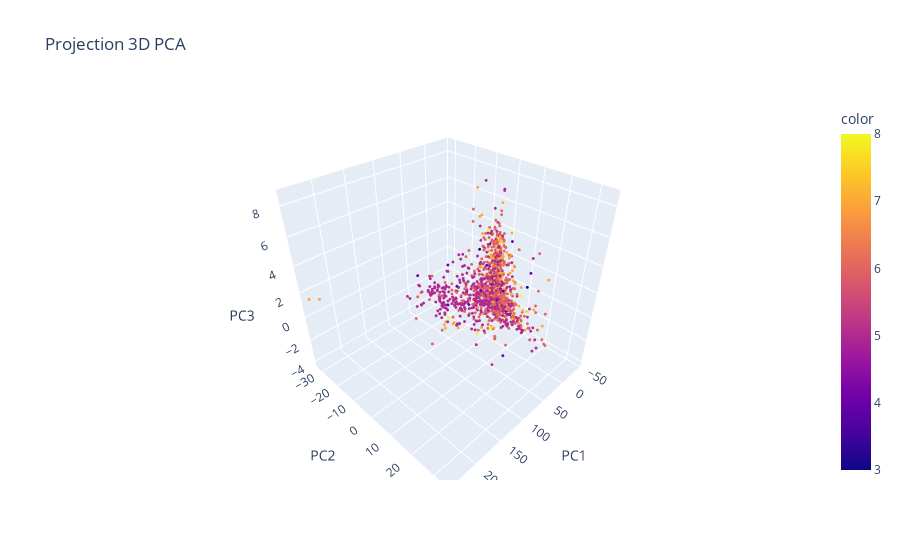

Notebook source saved alongside this figure:
### Code cell
import pandas as pd
import plotly.express as px
from sklearn.decomposition import PCA

# Supposons que X est ton DataFrame de données brutes (features)
pca = PCA(n_components=3)
X_pca = pca.fit_transform(df_red)

PCA_full = pd.DataFrame(X_pca, columns=['PC1', 'PC2', 'PC3'])

# Maintenant, tracer avec la couleur Quality venant de DF_red
fig = px.scatter_3d(
    PCA_full,
    x='PC1',
    y='PC2',
    z='PC3',
    color=df_red['quality'],  # couleur selon qualité
    title='Projection 3D PCA'
)

fig.update_traces(marker=dict(size=1))
fig.show()

### Figure 1 — Plotly figure (JSON) as saved in the notebook; plotly's stock layout.template omitted (floating-point values rounded to 4 significant figures; data arrays with more than 128 entries replaced by an {"elided": "..."} marker saying what was removed)
{"data": [{"hovertemplate": "PC1=%{x}<br>PC2=%{y}<br>PC3=%{z}<br>color=%{marker.color}<extra></extra>", "legendgroup": "", "marker": {"color": {"elided": "1599 int values"}, "coloraxis": "coloraxis", "size": 1, "symbol": "circle"}, "mode": "markers", "name": "", "scene": "scene", "showlegend": false, "type": "scatter3d", "x": {"elided": "1599 float values"}, "y": {"elided": "1599 float values"}, "z": {"elided": "1599 float values"}}], "layout": {"coloraxis": {"colorbar": {"title": {"text": "color"}}, "colorscale": [[0, "#0d0887"], [0.1111, "#46039f"], [0.2222, "#7201a8"], [0.3333, "#9c179e"], [0.4444, "#bd3786"], [0.5556, "#d8576b"], [0.6667, "#ed7953"], [0.7778, "#fb9f3a"], [0.8889, "#fdca26"], [1, "#f0f921"]]}, "legend": {"tracegroupgap": 0}, "scene": {"domain": {"x": [0, 1], "y": [0, 1]}, "xaxis": {"title": {"text": "PC1"}}, "yaxis": {"title": {"text": "PC2"}}, "zaxis": {"title": {"text": "PC3"}}}, "title": {"text": "Projection 3D PCA"}}}
